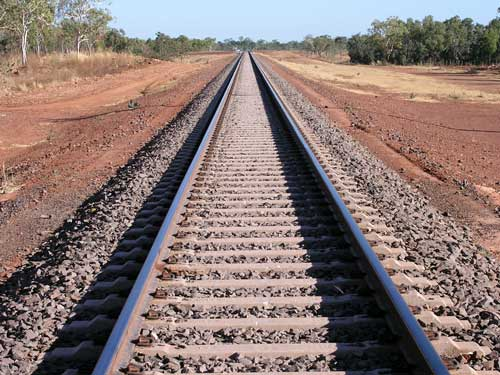
#> input picture track.jpg, 500 x 375 px
$ python houghTransform.py   (Python 2 division)
#> lines starting #> are read from the running program, lines starting #| are printed output that depends on the picture
import cv2 as cv
import numpy as np
import math

#Open CV 3 Python 2
def main():
    fname = 'track.jpg'
    src = cv.imread(fname, cv.IMREAD_GRAYSCALE)
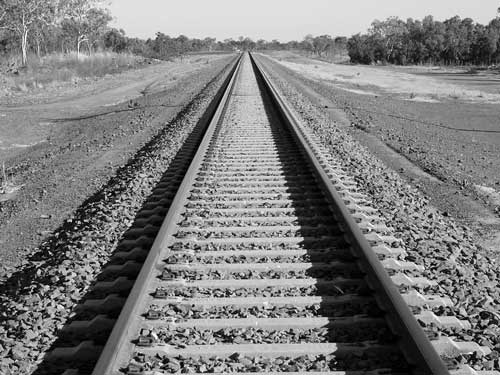
#> src: shape (375, 500); min 0, max 255, mean 125.7

    canny = cv.Canny(src, 120, 250, None, 3)
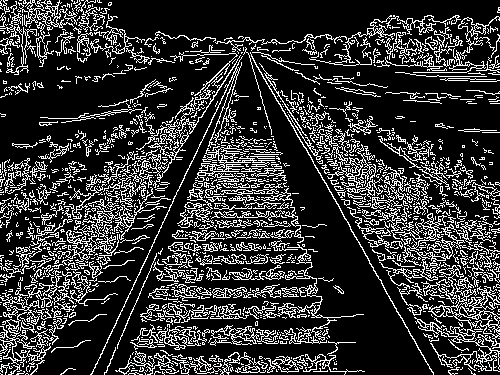
#> canny: shape (375, 500); 20.6% white in thin lines or dots
    c = cv.cvtColor(canny, cv.COLOR_GRAY2BGR)
#> c: shape (375, 500, 3); 20.6% white in thin lines or dots

    HoughLines = cv.HoughLines(canny, 1, np.pi / 180, 200, None, 0, 0)
#> HoughLines = [[241, 0.436], [-184, 2.58], [-196, 2.64]]

    if HoughLines is not None:
        for i in range(0, len(HoughLines)):
            rho = HoughLines[i][0][0]
            theta = HoughLines[i][0][1]
            a = math.cos(theta)
            b = math.sin(theta)
            x0 = a * rho
            y0 = b * rho
            pt1 = (int(x0 + 1000*(-b)), int(y0 + 1000*(a)))
            pt2 = (int(x0 - 1000*(-b)), int(y0 - 1000*(a)))
            cv.line(c, pt1, pt2, (0,0,255), 3, cv.LINE_AA)
#> this loop made 3 passes
#> (rho, theta, a, b, x0, y0, pt1, pt2) on passes 1 to 3: (241, 0.436, 0.906, 0.423, 218.4, 101.9, (-204, 1008), (641, -804)), (-184, 2.58, -0.848, 0.53, 156, -97.51, (-373, -945), (685, 750)), (-196, 2.64, -0.875, 0.485, 171.4, -95.02, (-313, -969), (656, 779))
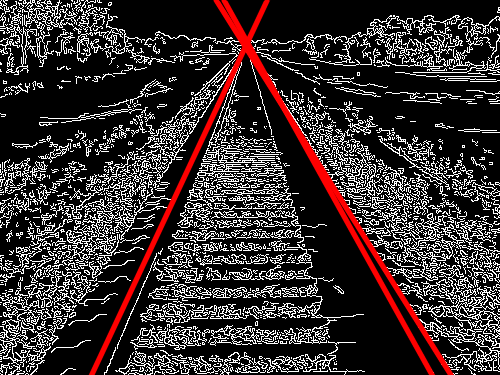
#> c: shape (375, 500, 3); mean B, G, R 50.4, 50.4, 58.9


    cv.imshow('Hough Line Transformation', c)


    cv.waitKey()
    return 0

if __name__ == "__main__":
    print cv.__version__
    main()

$ run again, with 100_sign.jpg copied over track.jpg
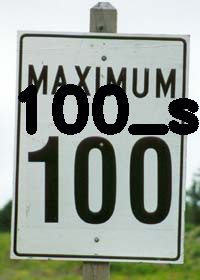
#> input picture 100_sign.jpg, 200 x 280 px
#> in main, `src = cv.imread(fname, cv.IMREAD_GRAYSCALE)`:
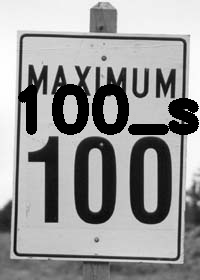
#> src: shape (280, 200); min 0, max 255, mean 150.6
#> in main, `canny = cv.Canny(src, 120, 250, None, 3)`:
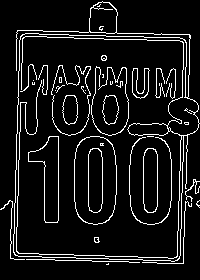
#> canny: shape (280, 200); 8.7% white in thin lines or dots
#> c: shape (280, 200, 3); 8.7% white in thin lines or dots
#> HoughLines = None

$ run again, with 40_sign.jpg copied over track.jpg
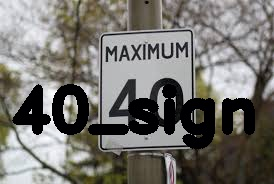
#> input picture 40_sign.jpg, 274 x 184 px
#> in main, `src = cv.imread(fname, cv.IMREAD_GRAYSCALE)`:
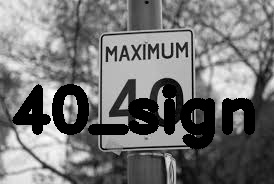
#> src: shape (184, 274); min 0, max 255, mean 115.2
#> in main, `canny = cv.Canny(src, 120, 250, None, 3)`:
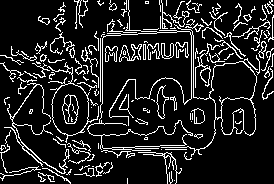
#> canny: shape (184, 274); 13.2% white in thin lines or dots
#> c: shape (184, 274, 3); 13.2% white in thin lines or dots
#> HoughLines = None

$ run again, with 80_sign.jpg copied over track.jpg
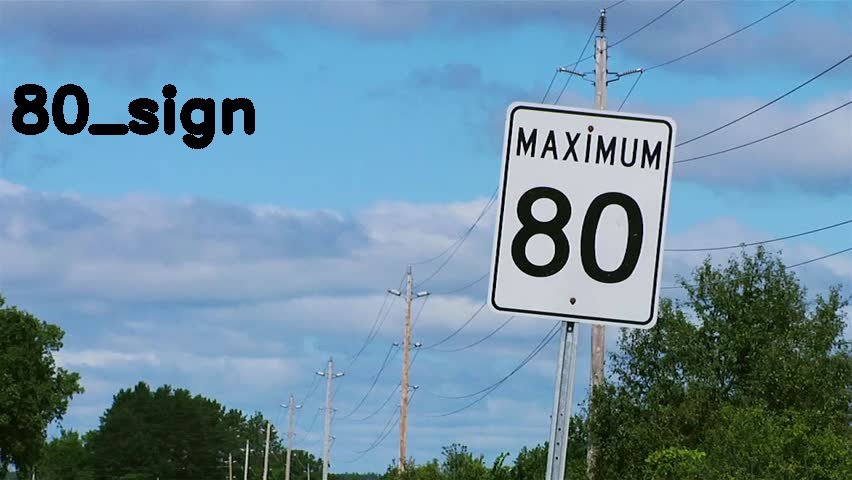
#> input picture 80_sign.jpg, 852 x 480 px
#> in main, `canny = cv.Canny(src, 120, 250, None, 3)`:
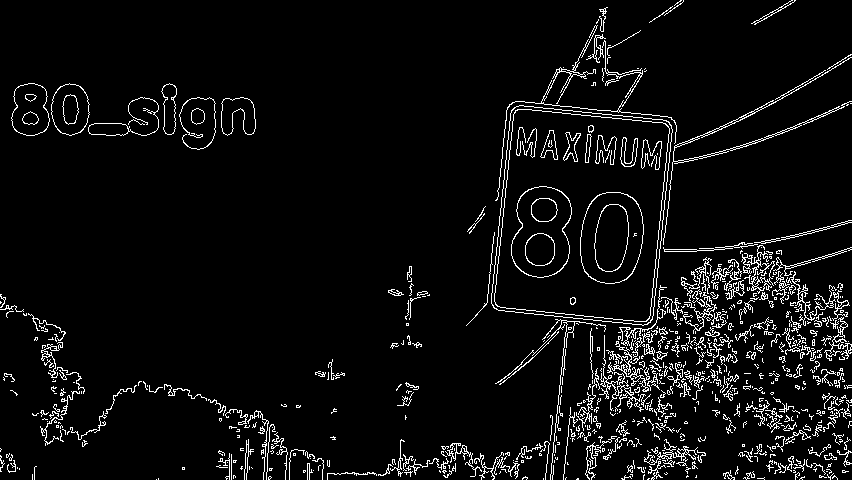
#> canny: shape (480, 852); 5.5% white in thin lines or dots
#> HoughLines = [[679, 0.105]]
#> the loop in main, `for i in range(0, len(HoughLines)):` made 1 pass
#> (rho, theta, a, b, x0, y0, pt1, pt2) on pass 1: (679, 0.105, 0.995, 0.105, 675.3, 70.97, (570, 1065), (779, -923))
#> after the loop in main, `for i in range(0, len(HoughLines)):`:
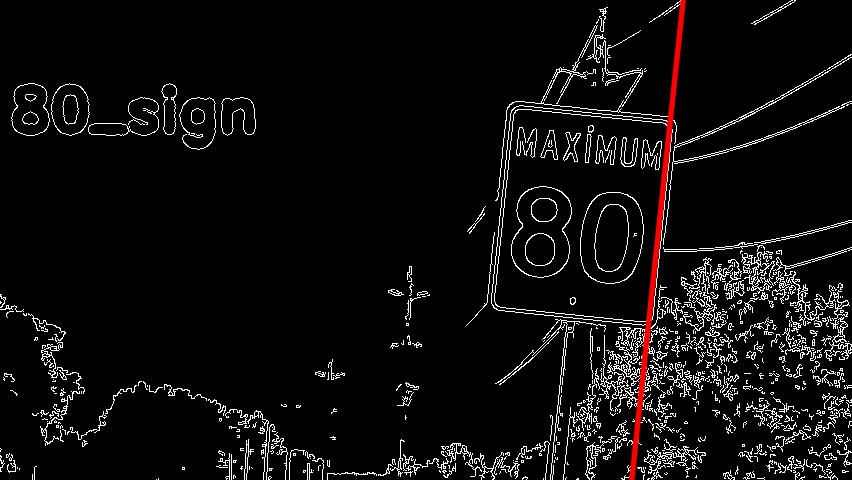
#> c: shape (480, 852, 3); mean B, G, R 13.7, 13.7, 15.3
